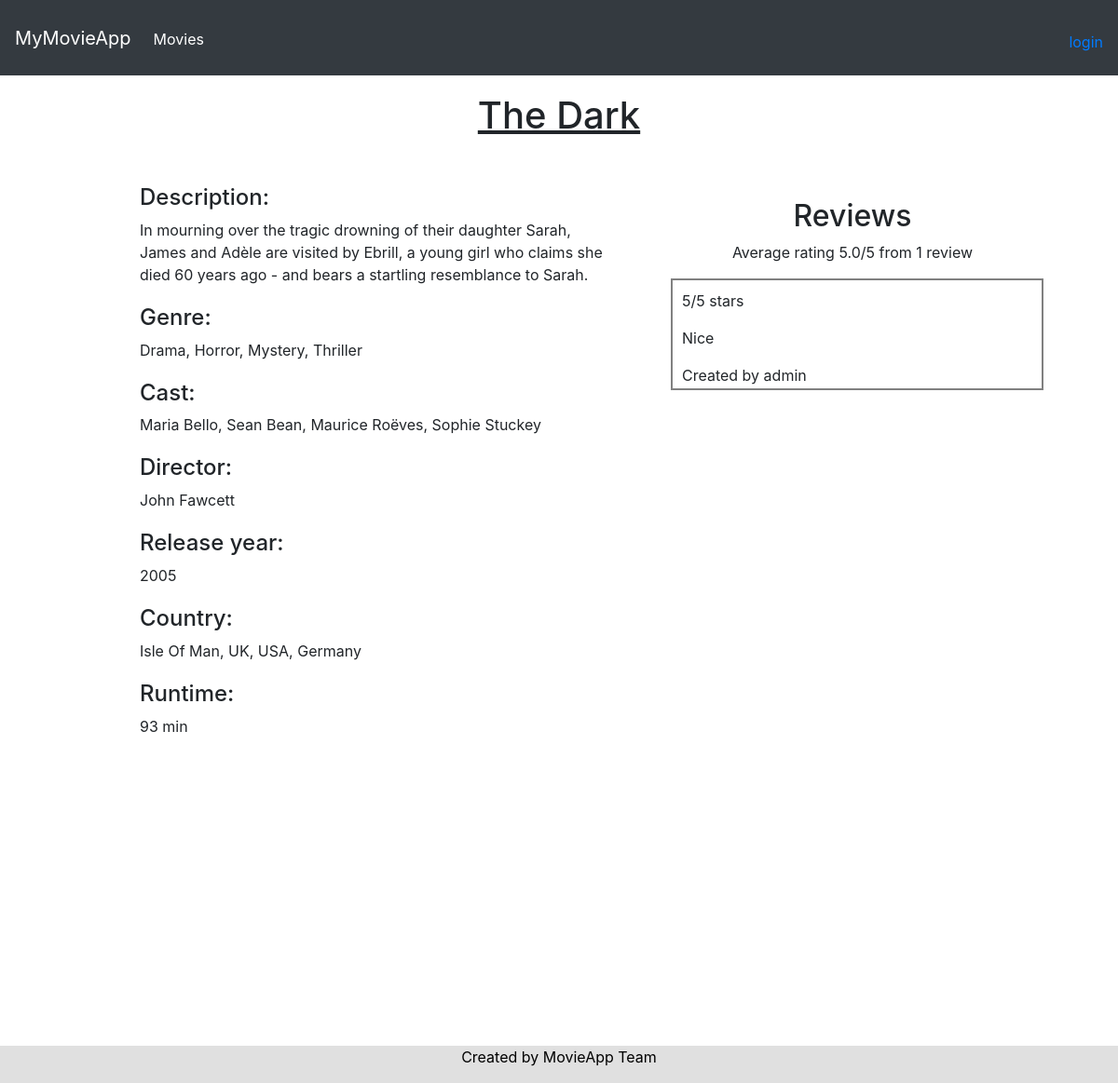
Page /movies/1 on the committed database.
### myMovieApp/models.py (models this page shows, shortened)
class Movie(models.Model):
    name = models.CharField(max_length=50)
    release = models.IntegerField()
    genre = models.CharField(max_length=50)
    description = models.CharField(max_length=1000)
    cast = models.CharField(max_length=1000)
    trailer = models.CharField(max_length=500)
    director = models.CharField(max_length=200)
    country = models.CharField(max_length=100)
    duration = models.CharField(max_length=50)
    def averageRating(self):
        reviewCount = self.review_set.count()
        if not reviewCount:
            return 0
        else:
            ratingSum = sum([float(review.rating) for review in self.review_set.all()])
            return ratingSum / reviewCount

class Review(models.Model):
    movie = models.ForeignKey(Movie,on_delete=models.CASCADE)
    user = models.ForeignKey(User, on_delete=models.CASCADE)
    rating = models.IntegerField(null=False, default = 1, validators=[MinValueValidator(1), MaxValueValidator(5)])
    description = models.CharField(max_length=4000)

### myMovieApp/views.py (the view)
# urls.py: path('movies/<int:pk>', movie_view.as_view(), name='movie_detail'),
class movie_view(DetailView):
    model = Movie
    template_name = 'myMovieApp/movie_detail.html'
    def get_context_data(self, **kwargs):
        context = super(movie_view, self).get_context_data(**kwargs)
        return context

### myMovieApp/templates/myMovieApp/movie_detail.html (shortened to what this page needs)
{% extends "myMovieApp/base.html" %}
{% block content %}
<link rel="stylesheet" href="https://cdnjs.cloudflare.com/ajax/libs/font-awesome/4.7.0/css/font-awesome.min.css">
<span vocab="http://schema.org/" typeof="Movie">
<div style="margin-bottom: 40%">
<h1 align="center" style="margin-bottom: 50px; margin-left: 0px">
    <u><span property="name">{{ movie.name }}</span></u>
</h1>
<h4 align="left" style="margin-left: 150px; margin-top: 20px">Description:</h4>
<div align="left">
<p style="text-align: left; width: 500px; margin-left: 150px;">
     <span property="description">
    {{ movie.description }} <br/>
    </span>
</p>
</div>
<h4 align="left" style="margin-left: 150px; margin-top: 20px">Genre:</h4>
<div align="left">
<p style="text-align: left; width: 500px; margin-left: 150px;">
    <span property="genre">
    {{ movie.genre }} <br/>
    </span>
</p>
</div>
<h4 align="left" style="margin-left: 150px; margin-top: 20px">Cast:</h4>
<div align="left">
<p style="text-align: left; width: 500px; margin-left: 150px;">
    <span property="actor">
    {{ movie.cast }} <br/>
    </span>
</p>
</div>
<h4 align="left" style="margin-left: 150px; margin-top: 20px">Director:</h4>
<div align="left">
<p style="text-align: left; width: 500px; margin-left: 150px;">
     <span property="director">
    {{ movie.director }} <br/>
    </span>
</p>
</div>
<h4 align="left" style="margin-left: 150px; margin-top: 20px">Release year:</h4>
<div align="left">
<p style="text-align: left; width: 500px; margin-left: 150px;">
    {{ movie.release }} <br/>
</p>
<h4 align="left" style="margin-left: 150px; margin-top: 20px">Country:</h4>
<div align="left">
<p style="text-align: left; width: 500px; margin-left: 150px;">
     <span property="countryOfOrigin">
    {{ movie.country }} <br/>
    </span>
</p>
</div>
<h4 align="left" style="margin-left: 150px; margin-top: 20px">Runtime:</h4>
<div align="left">
<p style="text-align: left; width: 500px; margin-left: 150px;">
     <span property="duration">
    {{ movie.duration }} <br/>
    </span>
</p>
</div>
<div style="margin-left: 150px; margin-top: 50px">
<iframe width="560" height="315" src={{movie.trailer}} frameborder="0" allow="accelerometer; autoplay; encrypted-media; gyroscope; picture-in-picture" allowfullscreen></iframe>
</div>
</div>
<div style="margin-bottom: 200px">
<h2 style="margin-top: -950px; margin-left: 630px">Reviews</h2>
{% if movie.review_set.all|length > 0 %}
<span rel="aggregateRating">
    <p style="margin-left: 630px"typeof="AggregateRating">
        Average rating <span property="ratingValue">{{ movie.averageRating|stringformat:".1f" }}</span>/5
        {% with movie.review_set.all|length as reviewCount %}
        from <span property="reviewCount">{{ reviewCount }}</span> review{{ reviewCount|pluralize }}
        {% endwith %}
    </p>
</span>
<ul rel="review">
    {% for review in movie.review_set.all %}
        <li style="list-style-type:none; border:2px solid grey; width: 400px; height: 120px; text-align: left; margin-left: 600px" typeof="Review">
          <div style="margin-left: 10px; margin-top: 10px">
            <p rel="reviewRating" typeof="Rating">
                <span property="ratingValue">{{ review.rating }}</span>/5 stars
            </p>
            <p property="description">{% if review.description %}{{ review.description }}{% endif %}</p>
            <p>Created by <span property="author">{{ review.user }}</p>
          </div>
        </li>
    {% endfor %}
</ul>
{% endif %}
</div>
</span>
{% endblock %}

### rows in the picture
Movie: name "The Dark", description "In mourning over the tragic drowning of their daughter Sarah, James and Adèle are visited by Ebrill, a young girl who claims she died 60 years ago - and bears a startling resemblance to Sarah.", genre "Drama, Horror, Mystery, Thriller", cast "Maria Bello, Sean Bean, Maurice Roëves, Sophie Stuckey", director "John Fawcett", release "2005", country "Isle Of Man, UK, USA, Germany", duration "93 min", averageRating "5.0"
Review: rating "5", description "Nice", user "admin"

### other values in the picture
{{ reviewCount }} "1"
